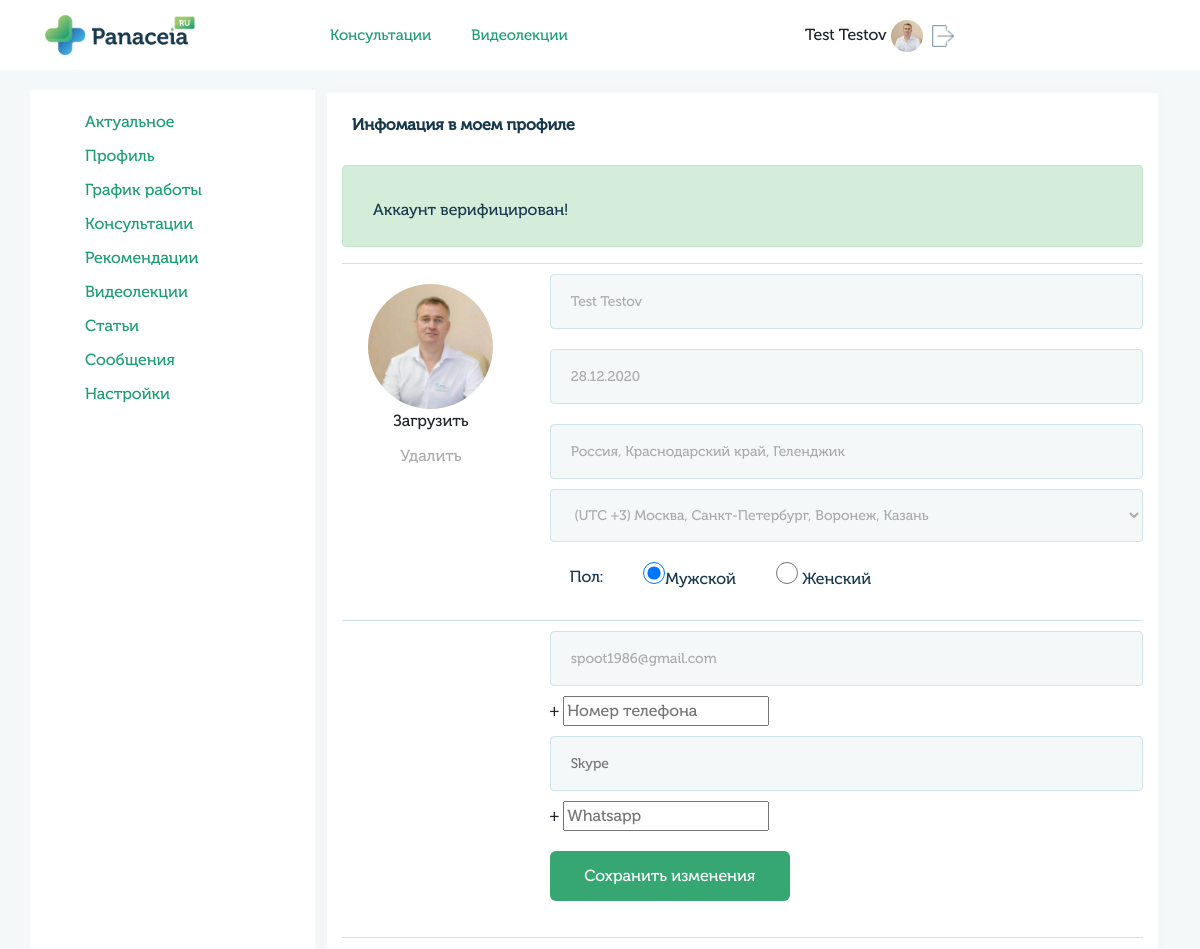
Before: /profile/main/ (signed in, upper part) with the older database file.
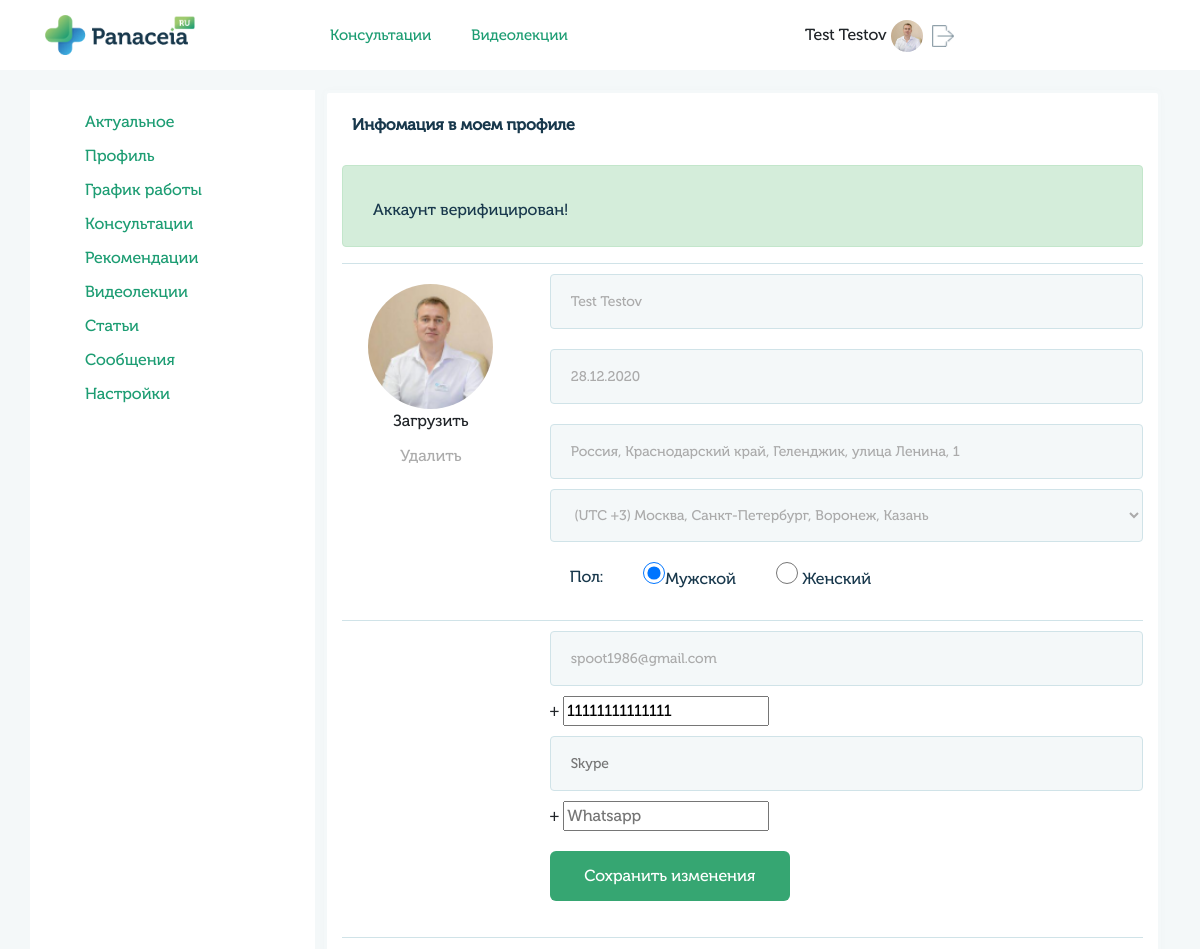
After: the same page with the newer database file.
### userprofile/models.py (models this page shows, shortened)
class UserMain(models.Model):
    user = models.OneToOneField(User, on_delete=models.CASCADE)
    gender_list = (
        ('male', 'Мужской'),
        ('female', 'Женский')
    )
    queryset = TimeZone.objects.all()
    time_zone_list = []
    for i in queryset:
         time_zone_list.append((i.name, i.title))
    gender = models.CharField(blank=True,  max_length=6, choices=gender_list, verbose_name='Пол')
    avatar = models.ImageField(blank=True, upload_to='images/users', verbose_name='Изображение')
    fio = models.CharField(blank=True, max_length=100, verbose_name='ФИО')
    dob = models.CharField(blank=True, max_length=10, verbose_name='Дата рождения')
    city = models.CharField(blank=True, max_length=200, verbose_name='Город')
    time_zone = models.CharField(blank=True, max_length=200, choices=time_zone_list, verbose_name='Временная зона')
    skype = models.CharField(blank=True, max_length=50, verbose_name='Skype')
    whatsapp = models.CharField(blank=True, max_length=20, verbose_name='WhatsApp')
    phone = models.CharField(blank=True, max_length=20, verbose_name='Номер телефона')
    coords = models.CharField(blank=True, max_length=200, verbose_name='Координаты')
    class Meta:
        verbose_name = 'Профиль'
        verbose_name_plural = 'Профили'

### userprofile/views.py (the view, shortened to what this page needs)
# urls.py: path('profile/main/', views.profile_page_view, name='user_profile_main'),
@login_required
def profile_page_view(request):
    if request.user.is_authenticated:
        user_profile = UserMain.objects.get(user=request.user)
        user_doctor = UserDoctor.objects.get(user=request.user)
        user_spec = Specialty.objects.filter(content=request.user)
        user_associations = Associations.objects.filter(content=request.user)
        user_education = Education.objects.filter(content=request.user)
        user_qualification = Qualification.objects.filter(content=request.user)
        user_services = Service.objects.filter(content=request.user)
        user_documents = Document.objects.filter(content=request.user)
        timezone = TimeZone.objects.all()
        articles = Article.objects.all()
        specialty_list = SpecialtyList.objects.all()
        data = {
            'user_profile': user_profile,
            'user_doctor': user_doctor,
            'user_spec': user_spec,
            'user_associations': user_associations,
            'user_education': user_education,
            'user_qualification': user_qualification,
            'user_services': user_services,
            'user_documents': user_documents,
            'timezone': timezone,
            'articles': articles,
            'specialty_list': specialty_list,
        }
        if request.path == '/profile/info/':
            return render(request, 'profile/profile.html', data)
        if request.path == '/profile/main/':
            return render(request, 'profile/profile_main.html', data)
    else:
        return redirect('login')

### templates/profile/profile_main.html (shortened to what the changed rows need)
{% extends "base_generic.html" %}
{% block content %}
{% load static %}
<div class="col-md-9 px-4">
    <div class="row">
        <div class="col-md-12 block-info">
            <form action="{% url 'save_main_data' %}" method="POST" enctype="multipart/form-data">
                <div class="row">
                    <div class="col-md-3 central avatar">
                        {% if user_profile.avatar != '' %}
                            <img src="/media/{{user_profile.avatar}}" alt="" class="avatar_image">
                        {% else %}
                            <img src="{% static 'img/user.png' %}" alt="" class="avatar_image">
                        {% endif %}
                        <label for="avatar" style="cursor:pointer">Загрузить</label>
                        <br>
                        <a href="#" style="color:#acacac!important;" class="remove-avatar">Удалить</a>
                    </div>
                    <div class="col-md-9">
                        <input type="text" name="fio" value="{{user_profile.fio}}" minlength="3" maxlength="100" placeholder="ФИО" required>
                        <input type="text" name="dob" class="dob" value="{{user_profile.dob}}" maxlength="10" placeholder="Дата рождения (дд.мм.гггг)" required>
                        <input type="text" name="city" id="user-city" value="{{user_profile.city}}" minlength="3" maxlength="100" placeholder="Город" required>
                        <select class="" name="timezone">
                            {% for item in timezone %}
                                {% if user_profile.time_zone == item.name  %}
                                    <option value="{{ item.name }}">{{ item.title }}</option>
                                {% endif %}
                            {% endfor %}
                        </select>
                        <div class="sex-input">
                            <p>Пол:</p>
                            {%if user_profile.gender == "male" %}
                                <p><input type="radio" name="gender" value="male" checked>Мужской</p>
                            {% else %}
                                {%if user_profile.gender == "" %}
                                    <p><input type="radio" name="gender" value="male" checked>Мужской</p>
                                {% else %}
                                    <p><input type="radio" name="gender" value="male">Мужской</p>
                                {% endif %}
                            {% endif %}
                            {%if user_profile.gender == "female" %}
                                <p><input type="radio" name="gender" value="female" checked> Женский</p>
                            {% else %}
                                <p><input type="radio" name="gender" value="female"> Женский</p>
                            {% endif %}
                        </div>
                    </div>
                </div>
                <div class="row">
                    <div class="col-md-12">
                        <div class="row">
                            <div class="col-md-9">
                                <input type="text" name="email" value="{{user.email}}" minlength="5" maxlength="100" placeholder="E-mail">
                                + <input type="number" name="phone" value="{{user_profile.phone}}" maxlength="20" placeholder="Номер телефона" required>
                                <input type="text" name="skype" value="{{user_profile.skype}}" minlength="5" maxlength="50" placeholder="Skype">
                                + <input type="number" name="whatsapp" value="{{user_profile.whatsapp}}" maxlength="20" placeholder="Whatsapp">
                                <br>
                                <button type="submit" name="button">Сохранить изменения</button>
                            </div>
                        </div>
                    </div>
                </div>
            </form>
        </div>
    </div>
</div>
{% endblock %}

### templates/base_generic.html (shortened to what this page needs)
<html>
<head>
     {% load static %}
    <link rel="stylesheet" href="{% static 'css/stylelk.css' %}">
    <link rel="stylesheet" href="{% static 'css/bootstrap.min.css' %}">
    <link rel="stylesheet" href="{% static 'css/jquery-ui.css' %}">
    <link rel="stylesheet" href="{% static 'css/jquery.weekcalendar.css' %}">
    <link rel="stylesheet" href="{% static 'css/sp-style.css' %}" >
</head>
<body>
    <header>
        <div class="container">
            <div class="row">
                <div class="col-3">
                    <a href="{% url 'home' %}" class="logo-header"><img src="{% static 'img/logo.png' %}" alt="">
                    </a>
                </div>
                <div class="col-5">
                    <div class="botton-header">
                        <a href="#">Консультации</a><a href="#">Видеолекции</a>
                    </div>
                </div>
                <div class="col-4 header-info">
                    {% if request.user.is_authenticated %}
                        <div class="name-person">
                            {{user_profile.fio}}
                            {% if user_profile.avatar != '' %}
                                <img style="width:32px; height: 32px; padding:5px auto; object-fit: cover; border-radius:100px;" src="/media/{{user_profile.avatar}}" alt="">
                            {% else %}
                                <img style="width:32px; height: 32px; padding:5px auto; object-fit: cover; border-radius:100px;" src="{% static 'img/user.png' %}" alt="">
                            {% endif %}
                            <a href="{% url 'logout' %}"><img src="{% static 'img/logout.png' %}" alt=""></a>
                        </div>
                    {% endif %}
                </div>
            </div>
        </div>
    </header>
    <div class="bodylk">
        <div class="container">
            <div class="row">
                {% block sidebar %}
                <div class="col-md-3 sidebar">
                    {% if user.groups.all.0.name == "doctors" %}
                        <ul>
                            <li><a href="{% url 'user_profile' %}">Актуальное</a></li>
                            <li><a href="{% url 'user_profile_main' %}">Профиль</a></li>
                            <li><a href="{% url 'user_profile_grafik' %}">График работы</a></li>
                            <li><a href="{% url 'user_profile_consalt' %}">Консультации</a></li>
                            <li><a href="{% url 'user_profile_recomend' %}">Рекомендации</a></li>
                            <li><a href="{% url 'user_profile_videos' %}">Видеолекции</a></li>
                            <li><a href="{% url 'user_profile_articles' %}">Статьи</a></li>
                            <li><a href="">Сообщения</a></li>
                            <li><a href="{% url 'user_profile_settings' %}">Настройки</a></li>
                        </ul>
                    {% endif %}
                </div>
                {% endblock %}
                {% block content %}{% endblock %}
            </div>
        </div>
    </div>
</body>
</html>

Changed rows visible on the page:
changed UserMain "Test Testov": city "Россия, Краснодарский край, Геленджик" → "Россия, Краснодарский край, Геленджик, улица Ленина, 1"; phone (not shown) → "11111111111111"
